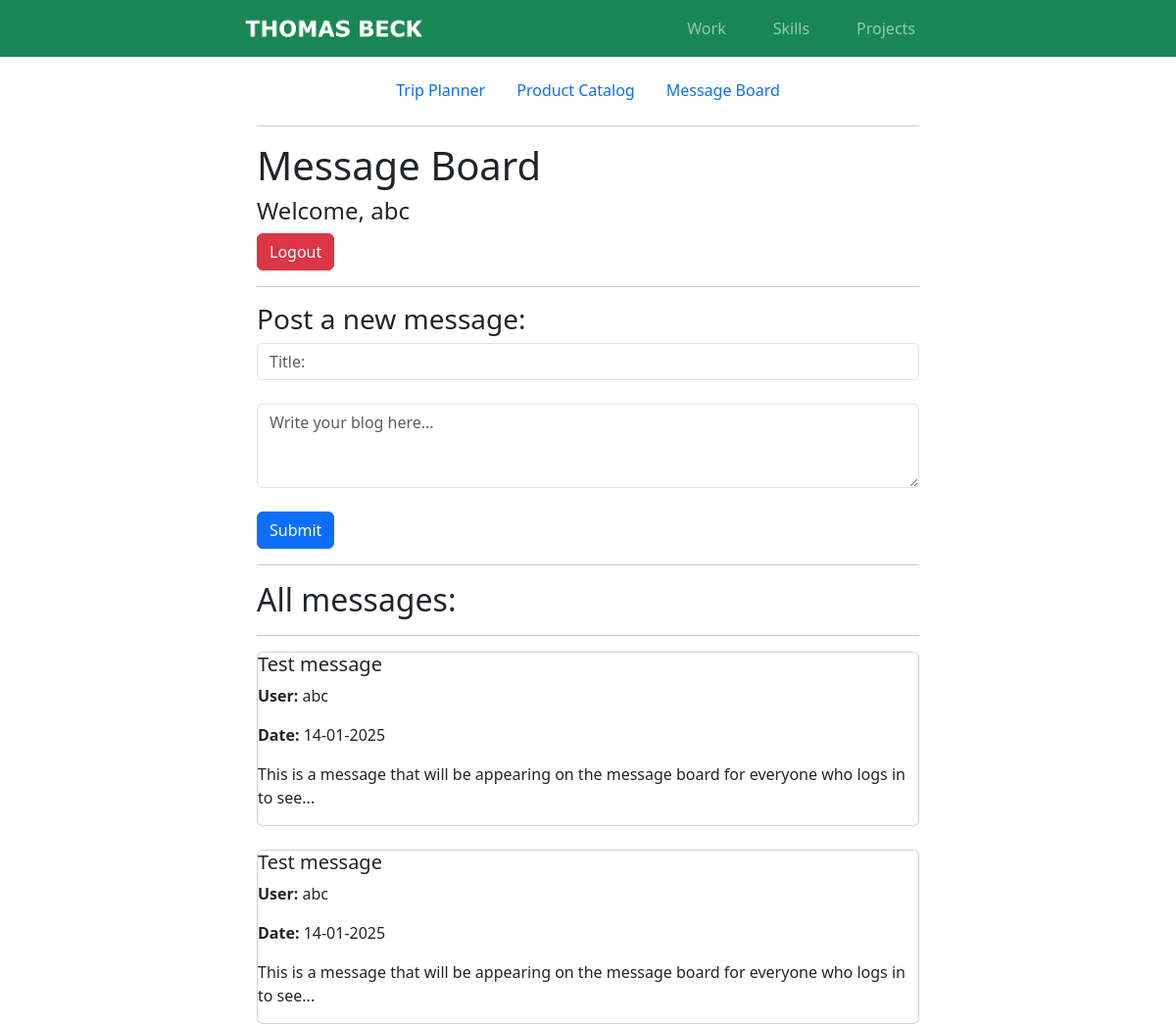
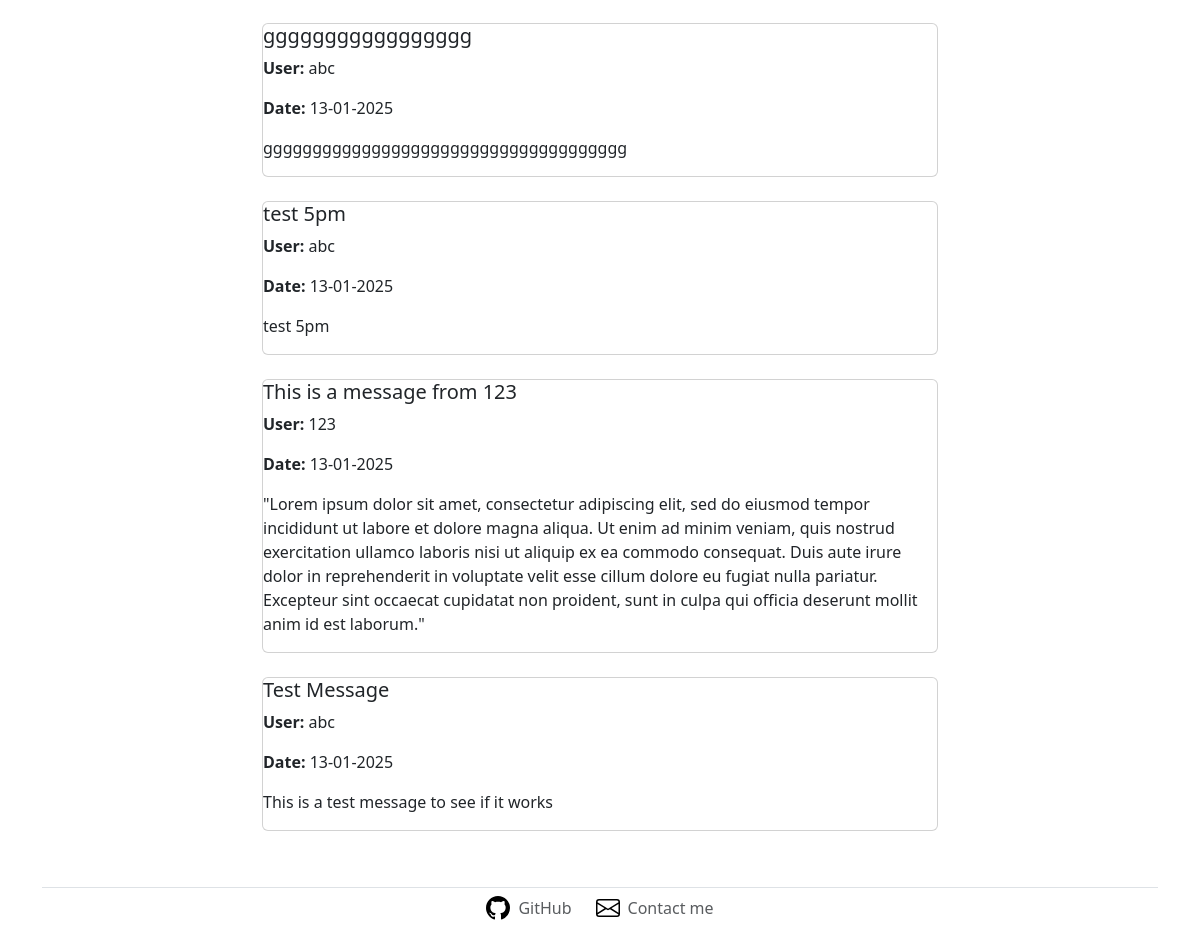
Screenshot of /projects/dashboard (signed in) with the database file from the repository (2 pictures, top to bottom).
### portfolio/models.py (models this page shows, shortened)
class UserORM(Base):
    __tablename__ = 'users'
    id = Column(Integer, primary_key=True)
    username = Column(String(25), unique=True, nullable=False)
    password_hash = Column(String(150), nullable=False)
    blogs: Mapped[List["BlogORM"]] = relationship("BlogORM", back_populates="user")

class BlogORM(Base):
    __tablename__ = 'blogs'
    id = Column(Integer, primary_key=True)
    title = Column(String(75), nullable=False)
    blog = Column(String(1000), nullable=False)
    date = Column(String(8), nullable=False)
    user_id = Column(Integer, ForeignKey('users.id'), nullable=False)
    user: Mapped["UserORM"] = relationship("UserORM", back_populates="blogs")

### portfolio/routes.py (the view)
@app.route('/projects/dashboard', methods=["GET", "POST"])
def dashboard():
    if "username" in session:
        user = UserDAO.UserByUsername(session['username'], db)
        if not user:
            flash("Error: User not found!")
            return redirect(url_for('mb_index'))
        if request.method == "POST":
            title = request.form.get("title")
            blog_text = request.form.get("blogText")
            date = datetime.today().strftime('%d-%m-%Y')
            new_blog = BlogORM(title=title, blog=blog_text, date=date, user_id=user.id)
            db.session.add(new_blog)
            db.session.commit()
            flash("Success: Message post added!")
            return redirect(url_for('dashboard'))
        else:
            blogs = BlogDAO.AllBlogs(db)
            users = UserDAO.AllUsers(db)
            return render_template("dashboard.html", username=session['username'], blogs=blogs, users=users)
    return redirect(url_for('mb_index'))

### portfolio/models.py (called while the page is built)
    def AllBlogs(db):
        stm = select(BlogORM)
        blogs = db.session.scalars(stm).all()
        return blogs

    def UserByUsername(username, db):
        stm = select(UserORM).where(UserORM.username == username)
        user = db.session.scalar(stm)
        return user

    def AllUsers(db):
        stm = select(UserORM)
        users = db.session.scalars(stm).all()
        return users

### portfolio/templates/dashboard.html
{% extends 'base.html' %}
{% block content %}
<div class="container" style="max-width: 700px; margin: 0 auto;">
    <div class="projectInfo">
        <ul id="listProjects" class="nav justify-content-center">
            <li class="nav-item">
                <a class="nav-link" href="{{url_for('trips')}}">
                    Trip Planner</a>
            </li>
            <li class="nav-item">
                <a class="nav-link" href="{{url_for('products')}}">
                    Product Catalog</a>
            </li>
            <li class="nav-item">
                <a class="nav-link" href="{{url_for('mb_index')}}">
                    Message Board</a>
            </li>
        </ul>
        <hr>
    </div>
    <div class="blogInsert">
        <h1>Message Board</h1>
        <h4>Welcome, {{ username }}</h4>
        <a href="{{ url_for('logout') }}" class="btn-logout">
            <button class="btn btn-danger">Logout</button>
        </a>
        <hr>
        <h3>Post a new message:</h3>
        <form action="{{ url_for('dashboard') }}" method="POST">
            <input class="form-control" type="text" name="title" id="title" placeholder="Title:" required>
            <br>
            <textarea class="form-control" name="blogText" id="blogText" placeholder="Write your blog here..." rows="3"
                required></textarea>
            <br>
            <button class="btn btn-primary" type="submit" class="btn-submit">Submit</button>
        </form>
    </div>
    <hr>
    <div class="blogView">
        <h2>All messages:</h2>
        <hr>
        {% for blog in blogs | reverse %}
        <div class="card">
            <h5>{{ blog.title }}</h5>
            <p><strong>User:</strong>
                {% for user in users %}
                {% if user.id == blog.user_id %}
                {{ user.username }} <br>
                {% endif %}
                {% endfor %}
            <p><strong>Date:</strong> {{ blog.date }}</p>
            <p>{{ blog.blog }}</p>
        </div>
        <br>
        {% endfor %}
    </div>
    {% endblock %}

### rows the page displays
UserORM: username "abc"
BlogORM: title "Test message", date "14-01-2025", blog "This is a message that will be appearing on the message board for everyone who logs in to see..."
BlogORM: title "Test message", date "14-01-2025", blog "This is a message that will be appearing on the message board for everyone who logs in to see..."
BlogORM: title "ggggggggggggggggg", date "13-01-2025", blog "ggggggggggggggggggggggggggggggggggggg"
BlogORM: title "test 5pm", date "13-01-2025", blog "test 5pm"
BlogORM: title "This is a message from 123", date "13-01-2025", blog "\"Lorem ipsum dolor sit amet, consectetur adipiscing elit, sed do eiusmod tempor incididunt ut labore et dolore magna aliqua. Ut enim ad minim veniam, quis nostrud exercitation ullamco laboris nisi ut aliquip ex ea commodo consequat. Duis aute irure dolor in reprehenderit in voluptate velit esse cillum dolore eu fugiat nulla pariatur. Excepteur sint occaecat cupidatat non proident, sunt in culpa qui officia deserunt mollit anim id est laborum.\""
UserORM: username "123"
BlogORM: title "Test Message", date "13-01-2025", blog "This is a test message to see if it works"
